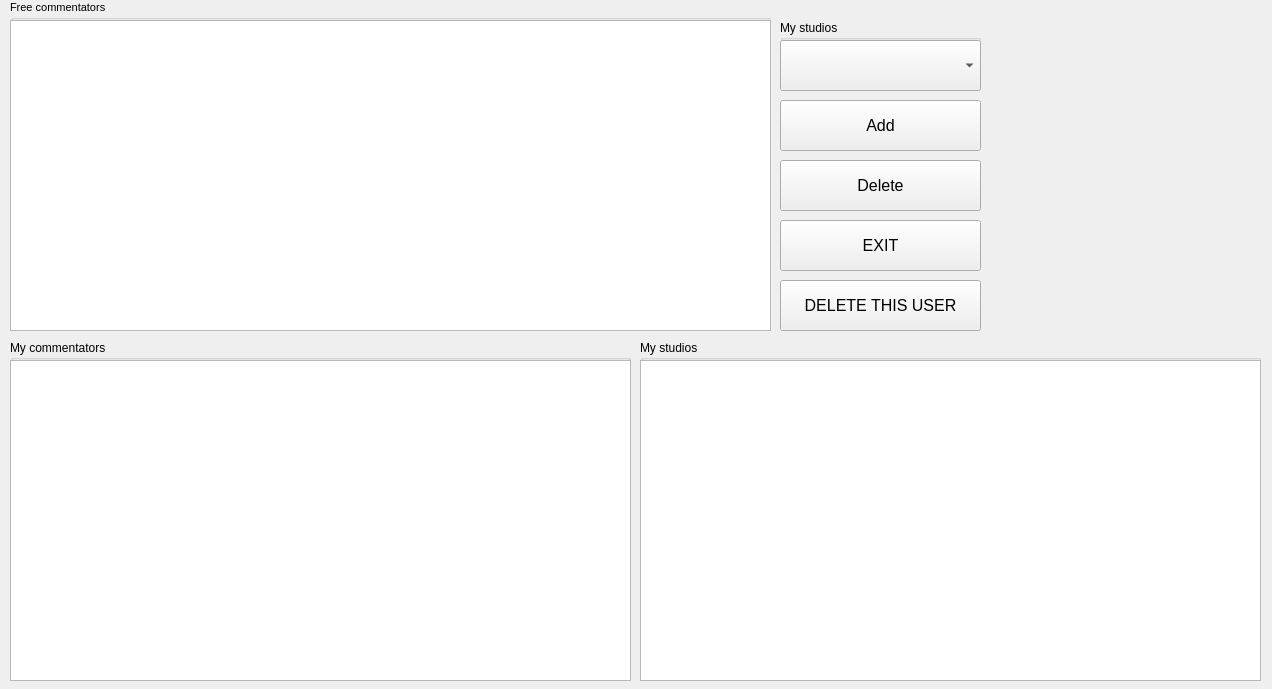
<?xml version="1.0" encoding="UTF-8"?>
<ui version="4.0">
 <class>StudioWindow</class>
 <widget class="QWidget" name="StudioWindow">
  <property name="geometry">
   <rect>
    <x>0</x>
    <y>0</y>
    <width>1272</width>
    <height>689</height>
   </rect>
  </property>
  <property name="windowTitle">
   <string>Form</string>
  </property>
  <widget class="QPushButton" name="delete_btn">
   <property name="geometry">
    <rect>
     <x>780</x>
     <y>160</y>
     <width>201</width>
     <height>51</height>
    </rect>
   </property>
   <property name="font">
    <font>
     <pointsize>12</pointsize>
    </font>
   </property>
   <property name="text">
    <string>Delete</string>
   </property>
  </widget>
  <widget class="QPushButton" name="exit_btn">
   <property name="geometry">
    <rect>
     <x>780</x>
     <y>220</y>
     <width>201</width>
     <height>51</height>
    </rect>
   </property>
   <property name="font">
    <font>
     <pointsize>12</pointsize>
    </font>
   </property>
   <property name="text">
    <string>EXIT</string>
   </property>
  </widget>
  <widget class="QPushButton" name="add_btn">
   <property name="geometry">
    <rect>
     <x>780</x>
     <y>100</y>
     <width>201</width>
     <height>51</height>
    </rect>
   </property>
   <property name="font">
    <font>
     <pointsize>12</pointsize>
    </font>
   </property>
   <property name="text">
    <string>Add</string>
   </property>
  </widget>
  <widget class="QGroupBox" name="groupBox_3">
   <property name="geometry">
    <rect>
     <x>640</x>
     <y>340</y>
     <width>621</width>
     <height>341</height>
    </rect>
   </property>
   <property name="title">
    <string>My studios</string>
   </property>
   <widget class="QTableView" name="studios_tableView">
    <property name="geometry">
     <rect>
      <x>0</x>
      <y>20</y>
      <width>621</width>
      <height>321</height>
     </rect>
    </property>
   </widget>
  </widget>
  <widget class="QGroupBox" name="groupBox">
   <property name="geometry">
    <rect>
     <x>10</x>
     <y>0</y>
     <width>761</width>
     <height>331</height>
    </rect>
   </property>
   <property name="font">
    <font>
     <pointsize>8</pointsize>
    </font>
   </property>
   <property name="title">
    <string>Free commentators</string>
   </property>
   <widget class="QTableView" name="free_tableView">
    <property name="geometry">
     <rect>
      <x>0</x>
      <y>20</y>
      <width>761</width>
      <height>311</height>
     </rect>
    </property>
   </widget>
  </widget>
  <widget class="QGroupBox" name="groupBox_2">
   <property name="geometry">
    <rect>
     <x>10</x>
     <y>340</y>
     <width>621</width>
     <height>341</height>
    </rect>
   </property>
   <property name="title">
    <string>My commentators</string>
   </property>
   <widget class="QTableView" name="my_tableView">
    <property name="geometry">
     <rect>
      <x>0</x>
      <y>20</y>
      <width>621</width>
      <height>321</height>
     </rect>
    </property>
   </widget>
  </widget>
  <widget class="QPushButton" name="delete_user_btn">
   <property name="geometry">
    <rect>
     <x>780</x>
     <y>280</y>
     <width>201</width>
     <height>51</height>
    </rect>
   </property>
   <property name="font">
    <font>
     <pointsize>12</pointsize>
    </font>
   </property>
   <property name="text">
    <string>DELETE THIS USER</string>
   </property>
  </widget>
  <widget class="QGroupBox" name="groupBox_4">
   <property name="geometry">
    <rect>
     <x>780</x>
     <y>20</y>
     <width>201</width>
     <height>71</height>
    </rect>
   </property>
   <property name="title">
    <string>My studios</string>
   </property>
   <widget class="QComboBox" name="my_studios_comboBox">
    <property name="geometry">
     <rect>
      <x>0</x>
      <y>20</y>
      <width>201</width>
      <height>51</height>
     </rect>
    </property>
    <item>
     <property name="text">
      <string/>
     </property>
    </item>
   </widget>
  </widget>
 </widget>
 <resources/>
 <connections/>
</ui>
